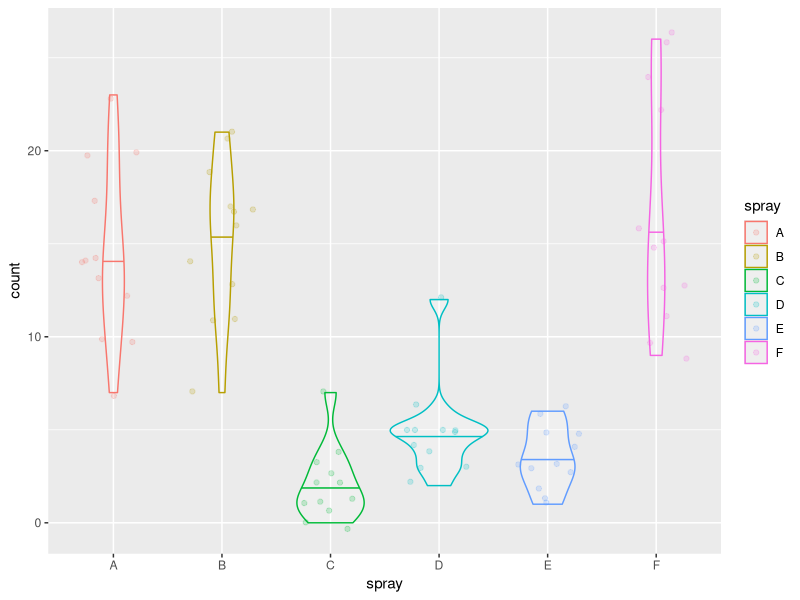

This chart was generated by the following R code:
# To complete the following exercises, you must use either base R or tidyverse functions.  
# Manual searching or hard-coding answers will not be graded.

library(tidyverse)

# sampling ----------------------------------------------------------------

# GUIDE:
# The original `iris` dataset has 150 observations, with 50 samples per species.
# Convert the base R `iris` dataframe to a tibble for easier manipulation.
df_iris <- as_tibble(iris)

# Using `nrow(df_iris)` will confirm there are 150 rows.
nrow(df_iris) # return 150

# Using `group_by()` will confirm there are 50 rows for each species.
df_iris %>% 
  group_by(Species) %>% 
  summarize(n_sample = n()) # return n_sample = 50 each

# The function `sample_n(size = 3)` randomly selects 3 observations from the dataset. 
# When applied after `filter(Species == XX)`, it samples 3 observations from a given species.
df_s3 <- df_iris %>% 
  filter(Species == "versicolor") %>% 
  sample_n(size = 3)

# You can take the mean of a selected column using `pull()` and `mean()`
df_s3 %>% 
  pull(Petal.Width) %>% 
  mean()

# Questions:
# 1. Create a `for` loop (with loop index `i`) to perform the following steps for 100 iterations:
#    a. Randomly sample 5 individuals of "versicolor".
#    b. Calculate the mean of their "Petal.Width" values.
#    c. Assign the result to `mu5[i]`. 
#       (Hint: initialize an empty object `mu5` before starting the loop.)
#    This procedure will yield 100 estimates of the mean Petal.Width from 5 individuals.

# create empty object mu5
mu5 <- NULL


# create for loop
for(i in 1:100) {
  
  # randomly sample 5 individuals of "versicolor"
  df_5_i <- df_iris %>% 
    filter(Species == "versicolor") %>% 
    sample_n(size = 5)
  
  # calculate mean petal width and save result
  mu5[i] <- mean(df_5_i$Petal.Width)
  
}


# 2. Calculate the standard deviation of `mu5` and assign it to `s_mu5`.
s_mu5 <- sd(mu5)

print(s_mu5) # sd = 0.086

# 3. Repeat step 1 but sample 20 individuals in each iteration, and assign the results to `mu20`.

# create empty object
mu20 <- NULL

# create for loop
for(i in 1:100){
  
  # randomly sample 20 individuals of "versicolor"
  df_20_i <- df_iris %>% 
    filter(Species == "versicolor") %>% 
    sample_n(size = 20)
  
  # calculate mean petal width and save result
  mu20[i] <- mean(df_20_i$Petal.Width)
  
}


# 4. Calculate the standard deviation of `mu20` and assign it to `s_mu20`.
#    Verify that `s_mu20` is smaller than `s_mu5` by printing the comparison (`s_mu20 < s_mu5`)
s_mu20 <- sd(mu20)

print(s_mu20) # 0.038

s_mu20 < s_mu5 # TRUE


# probability density -----------------------------------------------------

# GUIDE:
# For continuous variables (e.g., body length), we use a probability density function (PDF) 
# to describe how values are distributed and how likely different values are.
# R provides built-in functions to work with probability distributions:
# - Probability Density Functions (PDF) for evaluating how likely a value is.
# - Cumulative Distribution Functions (CDF) for evaluating the probability 
#   that a value is less than or equal to a given number.
# These functions are available for many common distributions (e.g., normal).

# `dnorm(x = 1, mean = 0, sd = 1)` calculates the probability density of x = 1 
# for a normal distribution with mean = 0 and standard deviation = 1.
# Probability density tells us how "likely" a value is relative to other values.
# In this example, x = 1 is more likely than x = 2 under this distribution.

dnorm(x = 1, mean = 0, sd = 1)  # returns 0.2419707
dnorm(x = 2, mean = 0, sd = 1)  # returns 0.05399097

# `pnorm(q = 1, mean = 0, sd = 1)` calculates the probability (not probability density!) of x <= 1
# for a normal distribution with mean = 0 and standard deviation = 1.
pnorm(q = 1, mean = 0, sd = 1) # returns 0.8413447
pnorm(q = 0, mean = 0, sd = 1) # returns 0.5

# Questions:
# 1. Calculate the probability that 0 < x <= 10 for a normal distribution with mean = 5 and sd = 3.
#    Hint: Use `qnorm()` function and subtract P(x <= 0) from P(x <= 10).

# calculate probability that x is less than 0
p0 <- pnorm(q = 0, mean = 5, sd = 3)

# calculate probability that x is less than 10
p10 <- pnorm(q = 10, mean = 5, sd = 3)

# calculate probability that 0 < x <= 10 by subtracting P(x <= 0) from P(x <= 10)
p_0_10 <- p10 - p0

print(p_0_10) # probability = 0.9044

# 2. Calculate the probability that 0 < x <= 10 for a normal distribution with mean = -5 and sd = 3.

# calculate probability that x is less than 0
p0_b <- pnorm(q = 0, mean = -5, sd = 3)

# calculate probability that x is less than 10
p10_b <- pnorm(q = 10, mean = -5, sd = 3)

# calculate probability that 0 < x <= 10 by subtracting P(x <= 0) from P(x <= 10)
p_0_10_b <- p10_b - p0_b

print(p_0_10_b) # probability = 0.04779

# t-test ------------------------------------------------------------------

# GUIDE:
# The `t.test()` function in R can perform a t-test with two options for handling variances: `var.equal = TRUE` or `FALSE`.
# - If the equal-variance assumption holds, using `var.equal = TRUE` can increase the power to detect a true difference.
# - If the assumption is seriously violated, using `var.equal = TRUE` may produce incorrect or misleading results.
# Even though both options can give similar results in many cases, it is important to understand the assumptions behind each test.

# Questions:
# 1. Using the `df_iris` dataset, calculate the variance of "Petal.Length" for each species.
#    (Hint: use `group_by()` and `summarize()` from dplyr.)
df_iris %>% 
  group_by(Species) %>% 
  summarize(var = var(Petal.Length),
            sd = sd(Petal.Length))

# var & sd appears to vary considerably across groups
# especially between setosa (var = 0.0302, sd = 0.174) and versicolor (0.221, 0.47) and virginica (0.305, 0.552)

# 2. Perform a t-test comparing "Petal.Length" between "setosa" and "versicolor".
#    Choose the appropriate `var.equal` option depending on whether the SDs appear equal.

# create vectors to use in t-test
# setosa
setosa_pl <- df_iris %>% 
  filter(Species == "setosa") %>% 
  select(Petal.Length)

# versicolor
versicolor_pl <- df_iris %>% 
  filter(Species == "versicolor") %>% 
  select(Petal.Length)

# run t-test
# use var.equal = FALSE because per question #1, the sd's are far from equal
petal_length_t_test <- t.test(setosa_pl, versicolor_pl, var.equal = FALSE)

print(petal_length_t_test) # p < 2.2e-16 -- significant difference


# anova -------------------------------------------------------------------

# GUIDE:
# The `aov()` function in R can be used to perform ANOVA.
# The built-in dataset `InsectSprays` provides a useful example.
# It contains insect count data for different types of insect sprays.

df_insect <- as_tibble(InsectSprays)

# Questions:
# 1. Using the `df_insect` dataset, create a plot to visualize the distribution of insect counts for each spray type.
#    - Use a violin plot to show the distribution and include the median (y = count, x = spray).
#    - Add individual data points with a small horizontal jitter for clarity.

df_insect %>% 
  ggplot(aes(x = spray, y = count, color = spray)) +
  geom_violin(draw_quantiles = 0.5, # draw median horizontal line
              alpha = 0.2) + # transparency
  geom_jitter(width = 0.3, # horizontal spread of points
              alpha = 0.2) # transparency

# Question:
# 2. Using the `df_insect` dataset, perform a one-way ANOVA to test whether insect counts differ among spray types.
#    - Use the `aov()` function and display the summary of the model with `summary()`.
#    - Report if there was a significant difference between spray groups.

insect_anova <- aov(formula = count ~ spray,
                    data = df_insect)

summary(insect_anova)
# p-value is very low (<2e-16) indicating significant differences in insect counts among spray types
